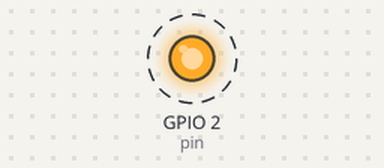
Simulated run of this program. Board: ESP8266 board running MicroPython. Parts: output pins drawn as LEDs (lit = HIGH). Dashed ring = blinking. What the program prints to the serial console is not drawn. At 100.0 s the program stops and its outputs stay as they are.

Above: at 0.2 s.
Timing chart, 0 to 3.0 s (numbered marks = the images above):
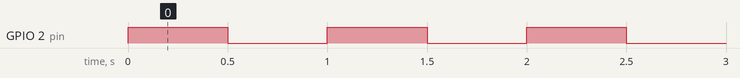

The program:

blinkLED.py
```python
# esp8266
# 29 March 2023
import machine
import time
pin = machine.Pin(2, machine.Pin.OUT)
# 0 is safe but not visible
for i in range(100):
    pin.on()
    time.sleep(0.5)
    pin.off()
    time.sleep(0.5)
    print(i)
    
```

Measured:
- by itself, GPIO 2 (pin): alternates HIGH for 0.50 s and LOW for 0.50 s, 200 changes in all, then stays LOW
